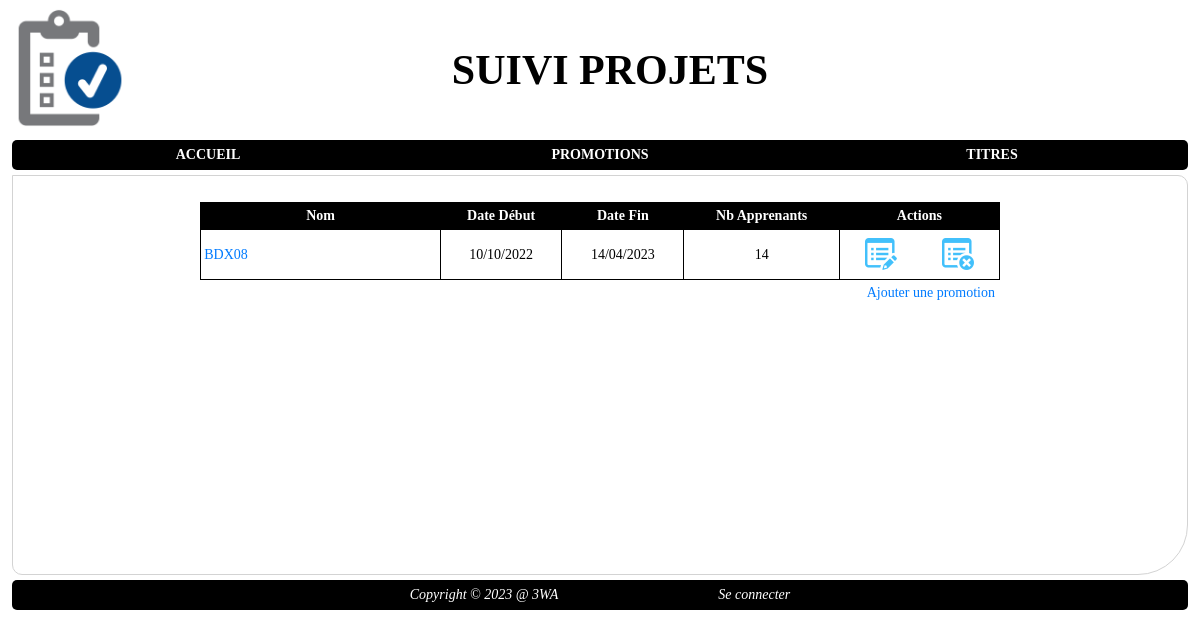
/index.php?page=promotion&action=list, run on the app's committed database.
### tables this page shows
CREATE TABLE `promotion` (
  `id_promo` int NOT NULL AUTO_INCREMENT,
  `nom` varchar(250) NOT NULL,
  `date_debut` date DEFAULT NULL,
  `date_fin` date DEFAULT NULL,
  `id_titre` int NOT NULL,
  PRIMARY KEY (`id_promo`),
  KEY `promotion_FK` (`id_titre`),
  CONSTRAINT `promotion_FK` FOREIGN KEY (`id_titre`) REFERENCES `titre` (`id_titre`)
);

### index.php (called while the page is built, shortened)
<?php
	require_once "includes/core/router.php";

### includes/core/models/DAO/DAOApprenant.php (called while the page is built, shortened)
<?php
	abstract class DAOApprenant extends BDD{
		public static function getAllByIdPromo(int $idPromo): array{
			$conn = parent::getConnexion();
			$SQLQuery = "SELECT id_apprenant, nom, prenom, email, id_personne
				FROM apprenant
				WHERE id_promo = :id";
			$SQLStmt = $conn->prepare($SQLQuery);
			$SQLStmt->bindValue(':id', $idPromo, PDO::PARAM_INT);
			$SQLStmt->execute();
			$listeApprenants = array();
			while ($SQLRow = $SQLStmt->fetch(PDO::FETCH_ASSOC)){
				$unApprenant = new Apprenant($SQLRow['nom'], $SQLRow['prenom'], $SQLRow['email'], $idPromo, $SQLRow['id_personne']);
				$unApprenant->setId($SQLRow['id_apprenant']);
				$listeApprenants[] = $unApprenant;
			}
			return $listeApprenants;
		}
	}

### includes/core/models/DAO/DAOPromotion.php (called while the page is built, shortened)
<?php
	require_once "includes/core/models/Classes/Promotion.php";
	require_once "includes/core/models/DAO/DAOApprenant.php";
	require_once "includes/core/models/DAO/DAOTitre.php";
	abstract class DAOPromotion extends BDD{
		public static function getAll(): array{
			$conn = parent::getConnexion();
			$SQLQuery = "SELECT id_promo, nom, date_debut, date_fin, id_titre
				FROM promotion
				ORDER BY date_debut, nom";
			$SQLStmt = $conn->prepare($SQLQuery);
			$SQLStmt->execute();
			$listePromotions = array();
			while ($SQLRow = $SQLStmt->fetch(PDO::FETCH_ASSOC)){
				$unePromotion = new Promotion($SQLRow['nom'], date_create($SQLRow['date_debut']), date_create($SQLRow['date_fin']), DAOTitre::getById($SQLRow['id_titre']));
				$unePromotion->setApprenants(DAOApprenant::getAllByIdPromo($SQLRow['id_promo']));
				$unePromotion->setId($SQLRow['id_promo']);
				$listePromotions[] = $unePromotion;
			}
			return $listePromotions;
		}
	}

### includes/core/models/DAO/DAOTitre.php (called while the page is built, shortened)
<?php
	require_once "includes/core/models/DAO/DAOReferentiel.php";
	abstract class DAOTitre extends BDD{
		public static function getById(int $idTitre): Titre | bool{
			$conn = parent::getConnexion();
			$SQLQuery = "SELECT id_titre, nom, id_referentiel
				FROM titre
				WHERE id_titre = :id";
			$SQLStmt = $conn->prepare($SQLQuery);
			$SQLStmt->bindValue(':id', $idTitre, PDO::PARAM_INT);
			$SQLStmt->execute();
			if ($SQLStmt->rowCount() == 0){
				return false;
			}else{
				$SQLRow = $SQLStmt->fetch(PDO::FETCH_ASSOC);
				$unTitre = new Titre($SQLRow['nom'], DAOReferentiel::getById($SQLRow['id_referentiel']));
				$unTitre->setId($SQLRow['id_titre']);
				return $unTitre;
			}
		}
	}

### includes/core/models/DAO/DAOReferentiel.php (called while the page is built, shortened)
<?php
	abstract class DAOReferentiel extends BDD{
		public static function getById(int $idReferentiel): Referentiel | bool{
			$conn = parent::getConnexion();
			$SQLQuery = "SELECT id_referentiel, num_rncp, libelle, details, date_validite, objectifs, activites_visees, competences_attestees, modalite_evaluation
				FROM referentiel
				WHERE id_referentiel = :id";
			$SQLStmt = $conn->prepare($SQLQuery);
			$SQLStmt->bindValue(':id', $idReferentiel, PDO::PARAM_INT);
			$SQLStmt->execute();
			if ($SQLStmt->rowCount() == 0){
				return false;
			}else{
				$SQLRow = $SQLStmt->fetch(PDO::FETCH_ASSOC);
				$unReferentiel = new Referentiel(
					$SQLRow['num_rncp'],
					$SQLRow['libelle'],
					$SQLRow['details'],
					$SQLRow['objectifs'],
					$SQLRow['activites_visees'],
					$SQLRow['competences_attestees'],
					$SQLRow['modalite_evaluation'],
					date_create($SQLRow['date_validite'])
				);
				$unReferentiel->setId($SQLRow['id_referentiel']);
				return $unReferentiel;
			}
		}
	}

### includes/core/models/Classes/Promotion.php (called while the page is built, shortened)
<?php
	class Promotion{
		private int $id;
		private string $nom;
		private DateTime $dateDebut, $dateFin;
		private array $apprenants;
		public function __construct(string $nom = '', DateTime $dateDebut = new DateTime('now'), DateTime $dateFin = new DateTime('now'), Titre $titre = new Titre('')){
			$this->nom = $nom;
			$this->dateDebut = $dateDebut;
			$this->dateFin = $dateFin;
			$this->apprenants = array();
			$this->id = 0;
		}
		public function getId(): int{
			return $this->id;
		}
		public function setId(int $id): void{
			$this->id = $id;
		}
		public function getNom(): string{
			return $this->nom;
		}
		public function getDateDebut(): DateTime{
			return $this->dateDebut;
		}
		public function getDateFin(): DateTime{
			return $this->dateFin;
		}
		public function setApprenants(array $apprenants): void{
			$this->apprenants = $apprenants;
		}
		public function getNbApprenants(): int{
			return count($this->apprenants);
		}
	}

### includes/core/views/lists/liste_promotions.phtml (the view, shortened to what this page needs)
<!DOCTYPE html>
<html lang="fr">
<head>
	<?php require "includes/core/views/partials/page_head.phtml"; ?>
</head>
<body>
	<main>
		<header>
				<?php require "includes/core/views/partials/page_header.phtml"; ?>
		</header>
		<nav>
			<?php require_once "includes/core/views/partials/navbar.phtml"; ?>
		</nav>
		<section id="content">
			<table class="promotion">
				<thead>
					<tr>
						<th>Nom</th>
						<th>Date Début</th>
						<th>Date Fin</th>
						<th>Nb Apprenants</th>
						<th class="actions" colspan="2">Actions</th>
					</tr>
				</thead>
				<caption>
					<a href="index.php?page=promotion&action=add">Ajouter une promotion</a>
				</caption>
				<tbody>
					<?php
						$script = '';
						foreach ($lesPromotions as $unePromotion){
							$script .= '<tr>';
							$script .= '<td><a title="Voir les apprenants" href="index.php?page=apprenant&action=list&idpromo='.$unePromotion->getId().'">'.$unePromotion->getNom().'</a></td>';
							$script .= '<td>'.$unePromotion->getDateDebut()->format('d/m/Y').'</td>';
							$script .= '<td>'.$unePromotion->getDateFin()->format('d/m/Y').'</td>';
							$script .= '<td>'.$unePromotion->getNbApprenants().'</td>';
							$script .= '<td class="actions">';
							$script .= '<a title="Modifier" href="index.php?page=promotion&action=edit&id='.$unePromotion->getId().'"><img src="./public/medias/edit_blue.png" alt="modifier"></a>';
							$script .= '<a title="Supprimer" data-action="deletelink" href="index.php?page=promotion&action=delete&id='.$unePromotion->getId().'"><img src="./public/medias/delete_blue.png" alt="modifier"></a>';
							$script .= '</td>';
							$script .= '</tr>';
						}
						print($script);
					?>
				</tbody>
			</table>
		</section>
		<footer>
			<?php require_once "includes/core/views/partials/footer.phtml"; ?>
		</footer>
	</main>
</body>
</html>

### public/styles/main.css (style rules this page uses)
body, html, * { margin: 0; padding: 0; box-sizing: border-box; }
img { border: none; }
a { color: #007bff; }
a:link, a:visited { color: #007bff; text-decoration: none; }
main { font-size: 14px; font-family: Tahoma, Verdana, Sans Serif, serif; }
main > section { min-width: 600px; overflow: hidden; width: 98%; margin: 5px auto; border: solid 1px lightgrey; border-radius: 0 10px 50px; min-height: 400px; display: flex; flex-direction: row; align-items: flex-start; justify-content: center; padding: 1rem; }
table { border-collapse: collapse; width: 800px; margin: 10px auto; border: solid 1px black; }
table thead tr th { background-color: black; color: white; padding-top: 5px; padding-bottom: 5px; }
table thead tr th.actions { width: 20%; }
table caption { padding: 5px; caption-side: bottom; text-align: right; }
table tbody tr { border: solid 1px black; }
table tbody tr td { border: solid 1px black; padding: 0.2rem; vertical-align: middle; line-height: 20px; }
table tbody tr td.actions { border: none; display: flex; align-items: center; justify-content: space-around; padding-top: 0.5rem; }
table tbody tr td.actions img { width: 2rem; height: auto; }
.promotion thead tr th:first-child { width: 30%; }
.promotion tbody tr td { text-align: center; }
.promotion tbody tr td:first-child { text-align: left; }
main > header { display: grid; grid-template-columns: 140px 1fr; align-items: center; height: 140px; }
main > nav { width: 98%; margin: 0 auto; background-color: black; min-height: 30px; border-radius: 5px; }
main > footer { width: 98%; margin: 0 auto 1rem; background-color: black; color: white; min-height: 30px; line-height: 30px; font-style: italic; border-radius: 5px; text-align: center; display: flex; align-items: center; justify-content: center; gap: 10rem; }

### data on the page
promotion: nom "BDX08", format "10/10/2022", format "14/04/2023", NbApprenants "14"

### other printed values
ECOLE "3WA"
